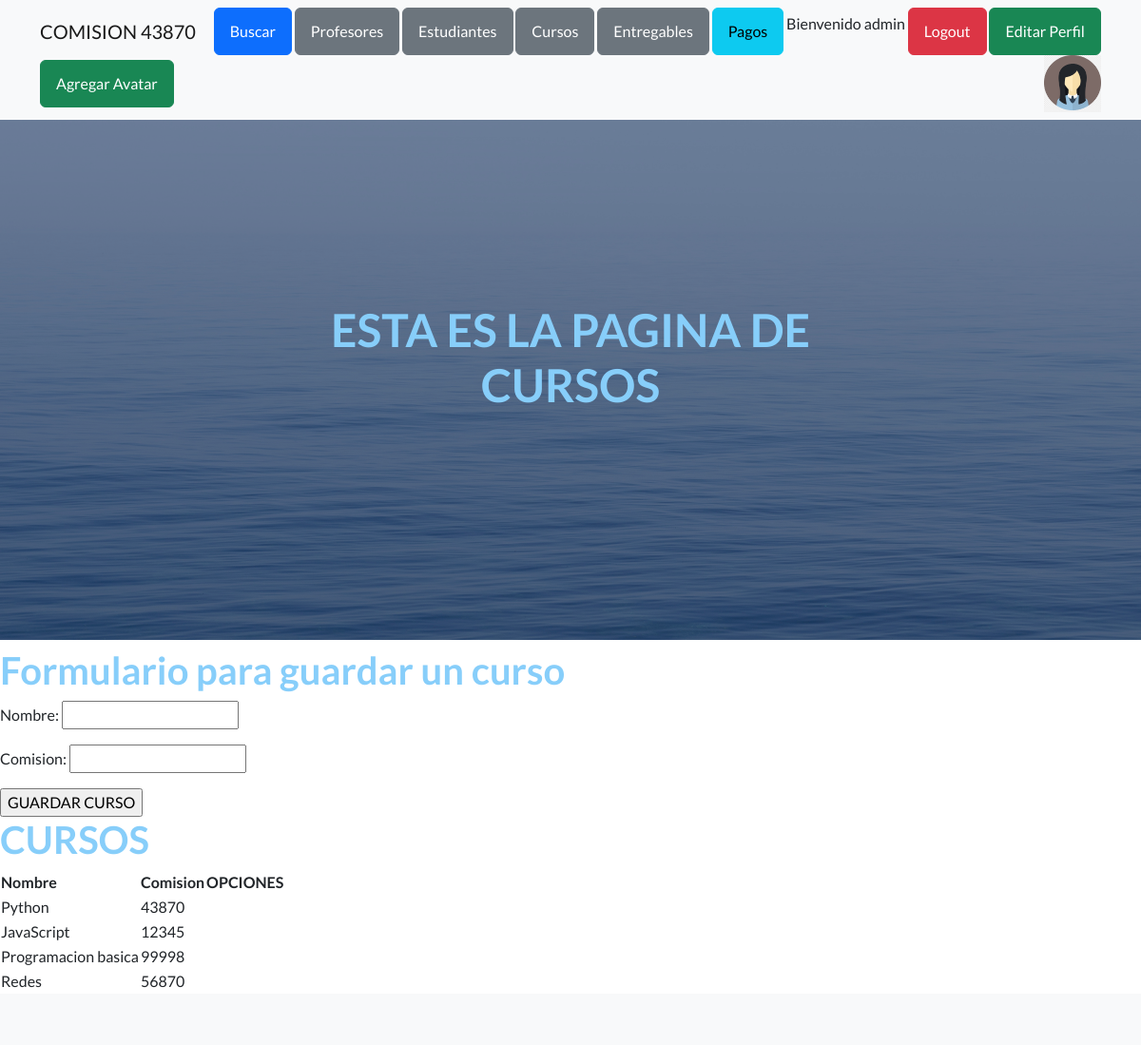
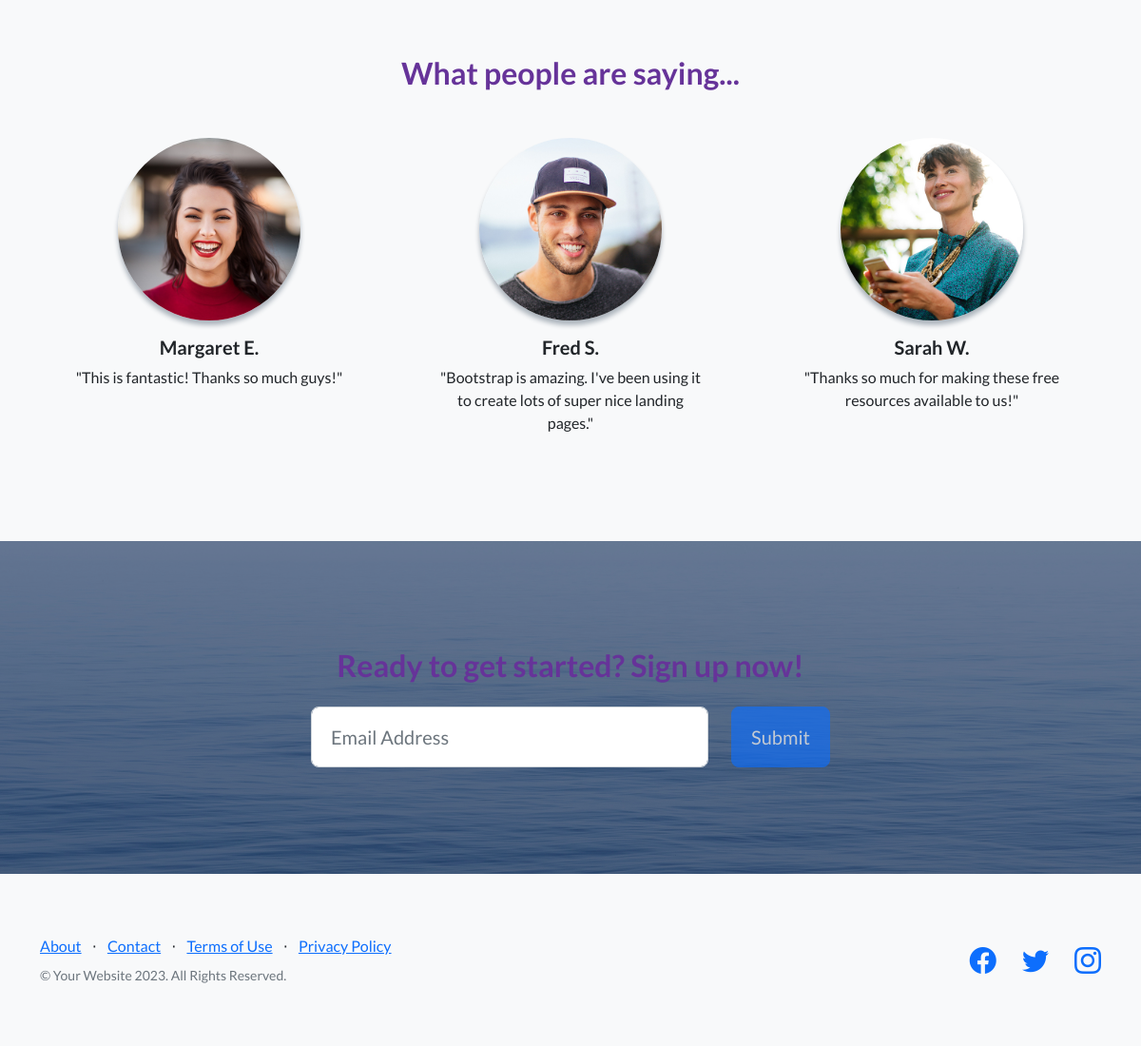
Screenshot of /AppCoder/cursos/ (signed in) with the database file from the repository (2 pictures, top to bottom).
### AppCoder/models.py (models this page shows, shortened)
class Curso(models.Model):
    nombre=models.CharField(max_length=50)
    comision=models.IntegerField()

### AppCoder/views.py (the view, shortened to what this page needs)
# urls.py: path('cursos/', cursos, name="cursos"),
@login_required
def cursos(request):
    if request.method=="POST":
        form=CursoForm(request.POST)
        if form.is_valid():
            info=form.cleaned_data
            nombre=info["nombre"]
            comision=info["comision"]
            curso=Curso(nombre=nombre,comision=comision)
            curso.save()
            mensaje="Curso creado"
        else:
            mensaje="Datos invalidos"
        formulario_curso=CursoForm()
        return render(request, "AppCoder/cursos.html", {"mensaje":mensaje, "formulario": formulario_curso})
    else:
        formulario_curso=CursoForm()
        cursos=Curso.objects.all()
    return render(request, "AppCoder/cursos.html", {"formulario": formulario_curso, "cursos": cursos, "avatar":obtenerAvatar(request)})

### AppCoder/forms.py
class CursoForm(forms.Form):
    nombre=forms.CharField(max_length=50)
    comision=forms.IntegerField()

### AppCoder/views.py (called while the page is built)
def obtenerAvatar(request):
    avatares=Avatar.objects.filter(user= request.user.id)
    if len(avatares)!=0:
        return avatares[0].imagen.url
    else:
        return "/media/avatars/avatarpordefecto.png"

### AppCoder/templates/AppCoder/cursos.html (shortened to what this page needs)
{% extends "AppCoder/padre.html" %}
{% load static %}
{% block titulo %} ESTA ES LA PAGINA DE CURSOS {% endblock %}
{% block contenido_que_cambia %}
    <h2> {{ mensaje }} </h3>
    <h1> Formulario para guardar un curso </h1>
    <form action="{% url 'cursos' %}" method = "post"> {% csrf_token %}
       {{ formulario.as_p }}
        <input type="submit" value="GUARDAR CURSO">
    </form>
<h1>CURSOS</h1>
<table>
    <thead>
        <tr>
            <th>Nombre</th>
            <th>Comision</th>
            <th>OPCIONES</th>
        </tr>
    </thead>
    <tbody>
        {% for curso in cursos %}
        <tr>
            <td>
                {{ curso.nombre }}
            </td>
            <td>
                {{ curso.comision }}
            </td>
        </tr>
        {% endfor %}
    </tbody>
</table>
{% endblock %}

### AppCoder/templates/AppCoder/padre.html (shortened to what this page needs)
<!DOCTYPE html>
<html lang="en">
    <head>
        {% load static %}
        <link href="https://cdn.jsdelivr.net/npm/bootstrap-icons@1.5.0/font/bootstrap-icons.css" rel="stylesheet" type="text/css" />
        <link href="{% static 'AppCoder/css/styles.css' %}" rel="stylesheet" />
    </head>
    <body>
        <nav class="navbar navbar-light bg-light static-top">
            <div class="container">
                <a class="navbar-brand" href="#!">COMISION 43870</a>
                {% if user.is_authenticated %}
                <a class="btn btn-primary" href="{% url 'busqueda' %}">Buscar</a>
                <a class="btn btn-secondary" href="{% url 'profesores' %}">Profesores</a>
                <a class="btn btn-secondary" href="{% url 'estudiante_list' %}">Estudiantes</a>
                <a class="btn btn-secondary" href="{% url 'cursos' %}">Cursos</a>
                <a class="btn btn-secondary" href="{% url 'entregables' %}">Entregables</a>
                <a class="btn btn-info" href="{% url 'pagos' %}">Pagos</a>
                <p>Bienvenido {{ user.username }}</p>
                <a class="btn btn-danger" href="{% url 'logout' %}">Logout</a>
                <a class="btn btn-success" href="{% url 'editarPerfil' %}">Editar Perfil</a>
                <a class="btn btn-success" href="{% url 'agregarAvatar' %}">Agregar Avatar</a>
                <img src="{{ avatar}}" alt="Avatar" style="width:60px;height:60px;" />
                {% else %}
                <a class="btn btn-success" href="{% url 'login' %}">Login</a>
                <a class="btn btn-success" href="{% url 'register' %}">register</a>
                {% endif %}
            </div>
        </nav>
        <header class="masthead">
            <div class="container position-relative">
                <div class="row justify-content-center">
                    <div class="col-xl-6">
                        <div class="text-center text-white">
                            <h1 class="mb-5">{% block titulo %}   {% endblock %}</h1>
                        </div>
                    </div>
                </div>
            </div>
        </header>
        {% block contenido_que_cambia %}
        {% endblock %}
        <section class="testimonials text-center bg-light">
            <div class="container">
                <h2 class="mb-5">What people are saying...</h2>
                <div class="row">
                    <div class="col-lg-4">
                        <div class="testimonial-item mx-auto mb-5 mb-lg-0">
                            <img class="img-fluid rounded-circle mb-3" src="assets/img/testimonials-1.jpg" alt="..." />
                            <h5>Margaret E.</h5>
                            <p class="font-weight-light mb-0">"This is fantastic! Thanks so much guys!"</p>
                        </div>
                    </div>
                    <div class="col-lg-4">
                        <div class="testimonial-item mx-auto mb-5 mb-lg-0">
                            <img class="img-fluid rounded-circle mb-3" src="assets/img/testimonials-2.jpg" alt="..." />
                            <h5>Fred S.</h5>
                            <p class="font-weight-light mb-0">"Bootstrap is amazing. I've been using it to create lots of super nice landing pages."</p>
                        </div>
                    </div>
                    <div class="col-lg-4">
                        <div class="testimonial-item mx-auto mb-5 mb-lg-0">
                            <img class="img-fluid rounded-circle mb-3" src="assets/img/testimonials-3.jpg" alt="..." />
                            <h5>Sarah W.</h5>
                            <p class="font-weight-light mb-0">"Thanks so much for making these free resources available to us!"</p>
                        </div>
                    </div>
                </div>
            </div>
        </section>
        <section class="call-to-action text-white text-center" id="signup">
            <div class="container position-relative">
                <div class="row justify-content-center">
                    <div class="col-xl-6">
                        <h2 class="mb-4">Ready to get started? Sign up now!</h2>
                        <form class="form-subscribe" id="contactFormFooter" data-sb-form-api-token="API_TOKEN">
                            <div class="row">
                                <div class="col">
                                    <input class="form-control form-control-lg" id="emailAddressBelow" type="email" placeholder="Email Address" data-sb-validations="required,email" />
                                </div>
                                <div class="col-auto"><button class="btn btn-primary btn-lg disabled" id="submitButton" type="submit">Submit</button></div>
                            </div>
                        </form>
                    </div>
                </div>
            </div>
        </section>
        <footer class="footer bg-light">
            <div class="container">
                <div class="row">
                    <div class="col-lg-6 h-100 text-center text-lg-start my-auto">
                        <ul class="list-inline mb-2">
                            <li class="list-inline-item"><a href="#!">About</a></li>
                            <li class="list-inline-item">⋅</li>
                            <li class="list-inline-item"><a href="#!">Contact</a></li>
                            <li class="list-inline-item">⋅</li>
                            <li class="list-inline-item"><a href="#!">Terms of Use</a></li>
                            <li class="list-inline-item">⋅</li>
                            <li class="list-inline-item"><a href="#!">Privacy Policy</a></li>
                        </ul>
                        <p class="text-muted small mb-4 mb-lg-0">&copy; Your Website 2023. All Rights Reserved.</p>
                    </div>
                    <div class="col-lg-6 h-100 text-center text-lg-end my-auto">
                        <ul class="list-inline mb-0">
                            <li class="list-inline-item me-4">
                                <a href="#!"><i class="bi-facebook fs-3"></i></a>
                            </li>
                            <li class="list-inline-item me-4">
                                <a href="#!"><i class="bi-twitter fs-3"></i></a>
                            </li>
                            <li class="list-inline-item">
                                <a href="#!"><i class="bi-instagram fs-3"></i></a>
                            </li>
                        </ul>
                    </div>
                </div>
            </div>
        </footer>
    </body>
</html>

### AppCoder/templates/AppCoder/cursos.html (style rules this page uses)
h2 { color: rebeccapurple; }
h1 { color: lightskyblue }

### rows the page displays
Curso: nombre "Python", comision "43870"
Curso: nombre "JavaScript", comision "12345"
Curso: nombre "Programacion basica", comision "99998"
Curso: nombre "Redes", comision "56870"

### other values shown
{{ user.username }} "admin"
